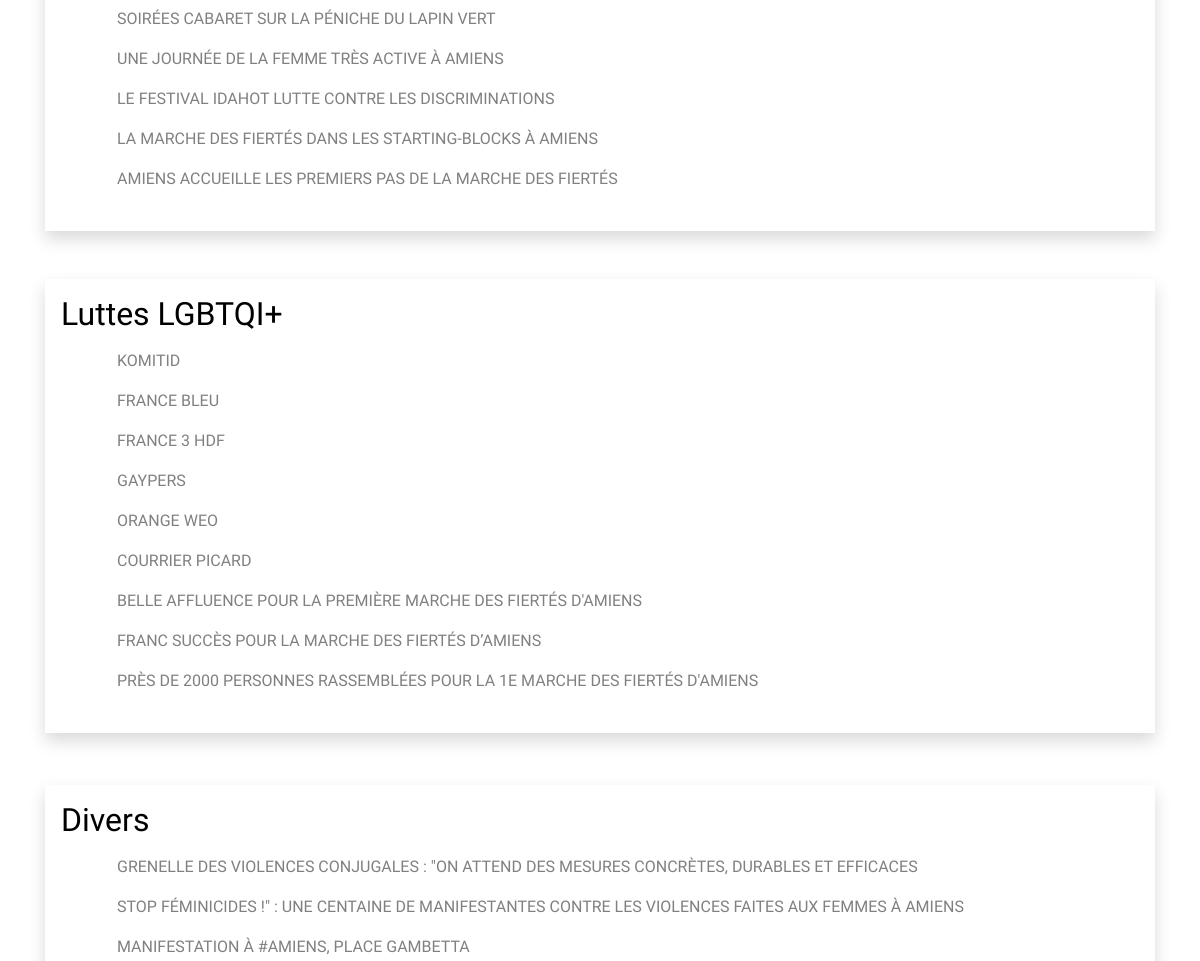
The app's page /index.php/about/index/fr (middle part), older data.
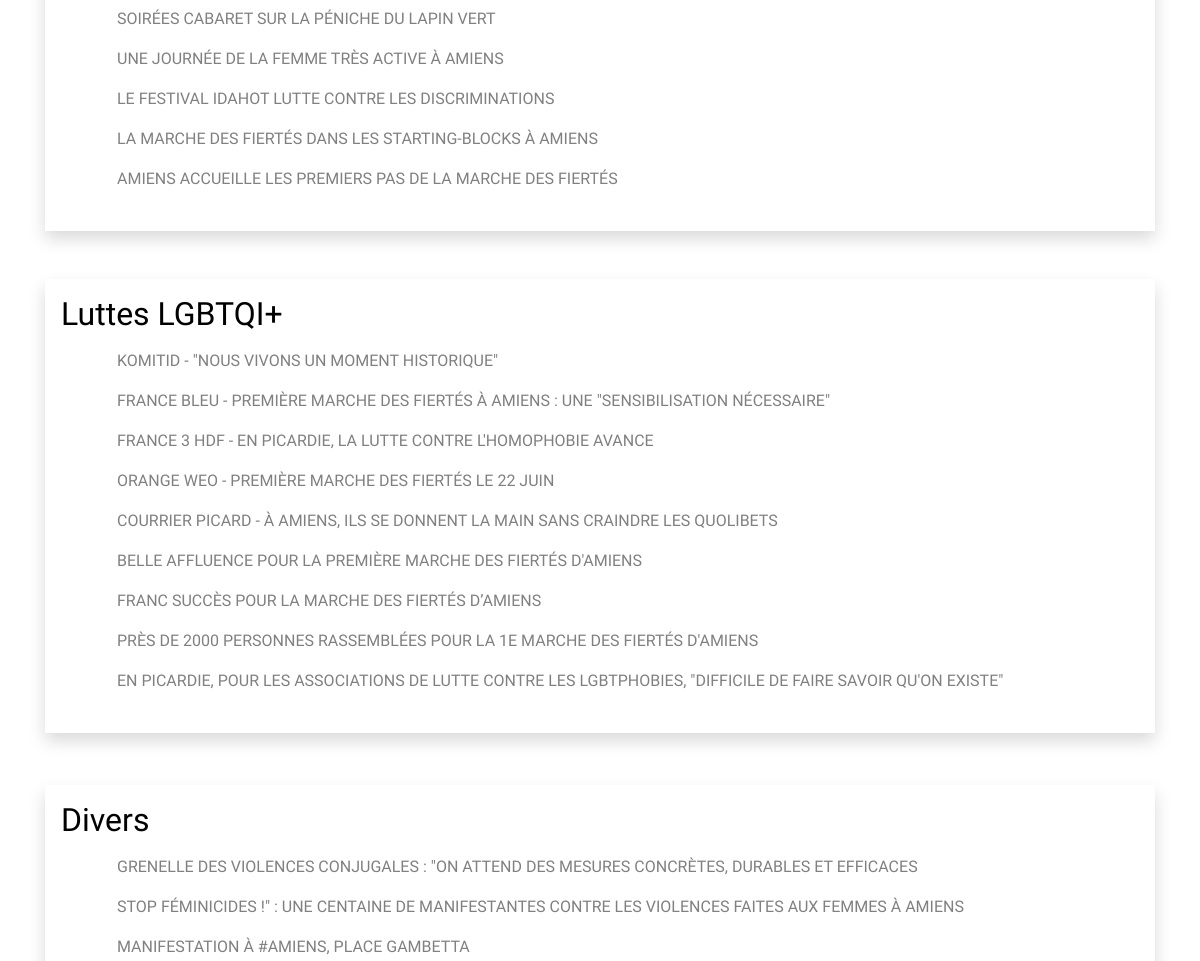
The same page, newer data.
### tables this page shows
CREATE TABLE IF NOT EXISTS `presse` (
  `presse_id` int(11) NOT NULL AUTO_INCREMENT,
  `presse_name` varchar(500) NOT NULL,
  `presse_link` varchar(200) NOT NULL,
  `presse_cat` varchar(100) NOT NULL,
  `presse_description` varchar(500) DEFAULT NULL,
  `file_name` varchar(25) DEFAULT NULL,
  PRIMARY KEY (`presse_id`)
);

### application/controllers/About.php (called while the page is built, shortened)
<?php
 class About extends CI_Controller {
      function __construct() {
          $this->load->model('Presse_Model');
          $this->load->helper('form');
          $this->load->library('form_validation');
          $this->load->library('pagination');
      }
function index($lang = ''){
        $data = array();
             $data['presse'] = $this->Presse_Model->getRowsPresse();
             $data['ma_pages'] = 'index_about_presse';
                $this->lang->load('content', $lang == ''?'fr':$lang);
                $data['controller'] = 'about';
                $data['function'] = 'index';
                $data['lang'] = $this->lang->line('lang');
                $data['header_acc'] = $this->lang->line('header_acc');
                $data['header_about'] = $this->lang->line('header_about');
                $data['header_team'] = $this->lang->line('header_team');
                $data['header_act'] = $this->lang->line('header_act');
                $data['header_event'] = $this->lang->line('header_event');
                $data['header_col'] = $this->lang->line('header_col');
                $data['header_ppl'] = $this->lang->line('header_ppl');
                $data['header_presse'] = $this->lang->line('header_presse');
                $data['header_pod'] = $this->lang->line('header_pod');
                $data['header_titre'] = $this->lang->line('header_titre');
                $data['about_body_text1'] = $this->lang->line('about_body_text1');
                $data['about_body_text2'] = $this->lang->line('about_body_text2');
                $data['presse_cat3'] = $this->lang->line('presse_cat3');
                $data['presse_cat4'] = $this->lang->line('presse_cat4');
                $data['footer_line1'] = $this->lang->line('footer_line1');
                $data['footer_line2'] = $this->lang->line('footer_line2');
                $data['footer_body_text'] = $this->lang->line('footer_body_text');
                    $data['footer_button_support'] = $this->lang->line('footer_button_support');
                $data['footer_line3'] = $this->lang->line('footer_line3');
                $data['footer_mentions'] = $this->lang->line('footer_mentions');
                $data['footer_rgpd'] = $this->lang->line('footer_rgpd');
                $data['footer_esmem'] = $this->lang->line('footer_esmem');
                    $data['footer_user_acc'] = $this->lang->line('footer_user_acc');
                    $data['footer_login'] = $this->lang->line('footer_login');
                    $data['footer_reg'] = $this->lang->line('footer_reg');
        $this->load->view('layouts/header', $data);
        $this->load->view('about/index', $data);
        $this->load->view('layouts/footer', $data);
    }
}
 ?>

### index.php (called while the page is built, shortened)
<?php
require_once BASEPATH.'core/CodeIgniter.php';

### application/models/Presse_Model.php (called while the page is built, shortened)
<?php
 class Presse_Model extends CI_Model
 {
      function __construct() {
          $this->table = 'presse';
      }
      public function getRowsPresse($params = array()){
          $this->db->select('*');
          $this->db->from($this->table);
          if(array_key_exists('returnType', $params) && $params['returnType'] == 'count'){
              $result = $this->db->count_all_results();
          } else {
            if(array_key_exists("presse_id", $params)){
                $this->db->where('presse_id', $params['presse_id']);
                $query = $this->db->get();
                $result = $query->row_array();
            }else{
                    $query = $this->db->get();
                    $result = ($query->num_rows() > 0)?$query->result_array():FALSE;
            }
          }
          return $result;
      }
 }
 ?>

### application/views/about/index.php (the view, shortened to what this page needs)
<div class="col-lg-12 ombre pt-5 pb-5 ">
<div class="container">
            <div class="row">
              <div class="col-lg-12 mx-auto text-left">
                <div class="row">
                  <div class="col-lg-12 ombre pt-5 ">
                    <div class="container">
                <div class="row">
                  <div class="col-lg-12 shadow p-3 mt-5">
                    <ul>
                        <?php if(!empty($presse)){
                              foreach($presse as $row){
                                  if($row['presse_cat'] == 'Courrier Picard'){ ?>
                                    <li>
                                        <a class="nav-link link" target="_blank" href="<?php echo $row['presse_link'] ?>">
                                            <?php echo $row['presse_name']; ?>
                                        </a>
                                    </li>
                        <?php }}}?>
                    </ul>
                  </div>
                </div>
                <div class="row">
                  <div class="col-lg-12 shadow p-3 mt-5 mb-5">
                    <h2> <?php echo $presse_cat3; ?> </h2>
                    <ul>
                        <?php if(!empty($presse)){
                              foreach($presse as $row){
                                  if($row['presse_cat'] == 'Luttes LGBTQI+'){ ?>
                                    <li>
                                        <a class="nav-link link" target="_blank" href="<?php echo $row['presse_link'] ?>">
                                            <?php echo $row['presse_name']; ?>
                                        </a>
                                    </li>
                        <?php }}}?>
                    </ul>
                  </div>
                </div>
                <div class="row">
                  <div class="col-lg-12 shadow p-3 mt-1 mb-5">
                    <h2> <?php echo $presse_cat4; ?> </h2>
                    <ul>
                        <?php if(!empty($presse)){
                              foreach($presse as $row){
                                  if($row['presse_cat'] == 'Divers'){ ?>
                                    <li>
                                        <a class="nav-link link" target="_blank" href="<?php echo $row['presse_link'] ?>">
                                            <?php echo $row['presse_name']; ?>
                                        </a>
                                    </li>
                        <?php }}}?>
                    </ul>
                  </div>
                </div>
              </div>
            </div>
          </div>
        </div>
      </div>
    </div>
  </div>
</div>

### application/views/layouts/header.php (shortened to what this page needs)
<!doctype html>
<html lang="fr">
<head>
  <link rel="stylesheet" href="https://stackpath.bootstrapcdn.com/bootstrap/4.3.1/css/bootstrap.min.css"
>
  <?php if($controller == 'event'){ ?>
    <link rel="stylesheet" href="<?php echo base_url(); ?>assets/css/style.css">
    <link rel="stylesheet" href="<?php echo base_url(); ?>assets/css/event.css">
  <?php } elseif($controller == 'team'){ ?>
    <link rel="stylesheet" href="<?php echo base_url(); ?>assets/css/style.css">
    <link rel="stylesheet" href="<?php echo base_url(); ?>assets/css/equipe.css">
  <?php } elseif($controller == 'users'){ ?>
    <link rel="stylesheet" href="<?php echo base_url(); ?>assets/css/style.css">
    <link rel="stylesheet" href="<?php echo base_url(); ?>assets/css/espacemembre.css">
  <?php } else { ?>
    <link rel="stylesheet" href="<?php echo base_url(); ?>assets/css/style.css">
  <?php } ?>
    <link rel="stylesheet" href="https://cdnjs.cloudflare.com/ajax/libs/font-awesome/5.13.0/css/all.min.css">
  <link rel="stylesheet" type="text/css"
    href="https://cdn.jsdelivr.net/npm/cookieconsent@3/build/cookieconsent.min.css" />
</head>
<body>
  <div class="container-fluid">

### application/views/layouts/footer.php (shortened to what this page needs)
</body>
</html>

### assets/css/style.css (style rules this page uses)
h2 { font-family: 'Quicksand', cursive; color: black; }
.ombre { background-color: white; background-image: url(../img/ombre.jpg); background-repeat: no-repeat; background-position: top; background-size: contain; }
.container-fluid { padding: 0px; }
h1, a, li, h5 { font-family: 'Quicksand', sans-serif; text-transform: uppercase; }
ul { list-style: none; }
.link { color: grey !important; text-decoration: none; }

Row changes from the older to the newer data that the page shows:
removed presse: presse_name "GAYPERS", shown under "Luttes LGBTQI+"
changed presse: presse_name "KOMITID" → "KOMITID - \"NOUS VIVONS UN MOMENT HISTORIQUE\""
changed presse: presse_name "FRANCE BLEU" → "FRANCE BLEU - PREMIÈRE MARCHE DES FIERTÉS À AMIENS : UNE \"SENSIBILISATION NÉCESSAIRE\""
changed presse: presse_name "FRANCE 3 HDF" → "FRANCE 3 HDF - EN PICARDIE, LA LUTTE CONTRE L'HOMOPHOBIE AVANCE"
changed presse: presse_name "ORANGE WEO" → "ORANGE WEO - PREMIÈRE MARCHE DES FIERTÉS LE 22 JUIN"
changed presse: presse_name "COURRIER PICARD" → "COURRIER PICARD - À AMIENS, ILS SE DONNENT LA MAIN SANS CRAINDRE LES QUOLIBETS"
added presse: presse_name "EN PICARDIE, POUR LES ASSOCIATIONS DE LUTTE CONTRE LES LGBTPHOBIES, \"DIFFICILE DE FAIRE SAVOIR QU'ON EXISTE\"", shown under "Luttes LGBTQI+"
